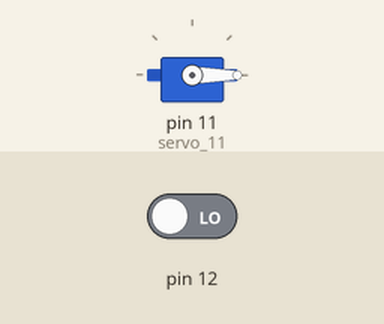
Simulated run of this sketch. Board: Arduino Uno, built with avr-gcc and run on an emulated ATmega328P. Parts: servo. The inputs (shaded band) are chosen by the test bench; at power-on: pin 12 LOW.

Above: at 1.2 s.
1.3 s: pin 12 driven HIGH
At 2.8 s:
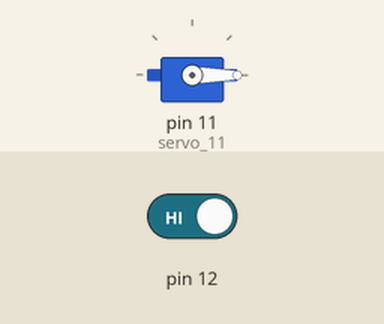
Timing chart, 0 to 55.6 s (numbered marks = the images above; inputs shaded):
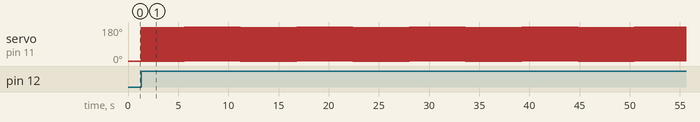

The sketch:

arduino17.ino
```cpp
// Biblioteca para manipular o servo
#include <Servo.h>

// Armazena o estado do botão lido
int estadoBotao = 0;

// Guarda o estado
int guardaEstado = 0;

// Variável do micro servo
Servo servo_11;

void setup()
{
    // Porta 12 (Botão) em modo de entrada(leitura).
    pinMode(12, INPUT);
    // Conecta o micro servo na porta 11
    servo_11.attach(11, 500, 2500);
}

void loop()

{
    // Leitura do estado do botão
    estadoBotao = digitalRead(12);
    // Avalia o estado lido
    if (estadoBotao == HIGH)
    {
        // Troca o estado guardado
        if (guardaEstado == HIGH)
        {
            guardaEstado = LOW;
        }
        else
        {
            guardaEstado = HIGH;
        }
    }
    // Se estado guardado é ligado
    if (guardaEstado == HIGH)
    {
        // Avança até 180 graus
        servo_11.write(180);
    }
    else
    {
        // Avança até 0 graus
        servo_11.write(0);
    }
    delay(25); // Aguarda 250 milésimos de segundos
}
```

Measured:
- after the input at 1.3 s, servo on pin 11 (servo_11): alternates 180° for 0.03 s and 0° for 0.03 s, starting at once
